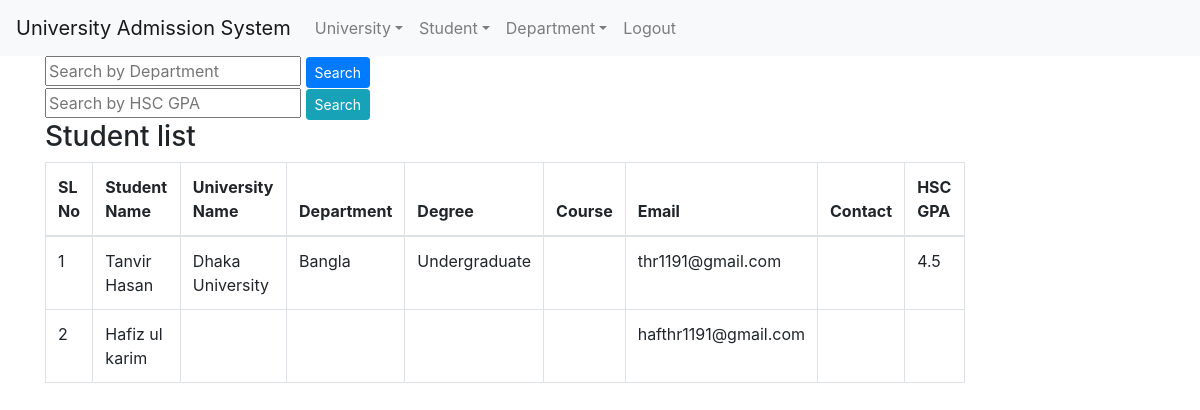
Screenshot of /admin/Student_list.php (signed in) with the database file from the repository.
### tables this page shows
CREATE TABLE `student` (
  `id` int(11) NOT NULL,
  `username` varchar(50) NOT NULL,
  `password` varchar(255) NOT NULL,
  `student_name` varchar(255) NOT NULL,
  `email` varchar(255) DEFAULT NULL,
  `degree` varchar(255) DEFAULT NULL,
  `course` varchar(255) DEFAULT NULL,
  `student_address` varchar(255) DEFAULT NULL,
  `student_contact` varchar(255) NOT NULL,
  `status` int(5) NOT NULL DEFAULT '1',
  `uni_id` int(5) NOT NULL,
  `created_at` datetime DEFAULT CURRENT_TIMESTAMP,
  `department_name` varchar(255) NOT NULL,
  `created_on` timestamp NOT NULL DEFAULT CURRENT_TIMESTAMP ON UPDATE CURRENT_TIMESTAMP,
  `user_type` varchar(10) NOT NULL,
  `hsc_grade` varchar(10) NOT NULL,
  `student_type` varchar(255) NOT NULL,
  `hsc_group` varchar(255) NOT NULL
);

CREATE TABLE `university` (
  `uni_id` int(11) NOT NULL,
  `username` varchar(50) NOT NULL,
  `password` varchar(255) NOT NULL,
  `created_at` datetime DEFAULT CURRENT_TIMESTAMP,
  `uni_name` varchar(255) NOT NULL,
  `uni_address` text NOT NULL,
  `uni_phone` varchar(255) NOT NULL,
  `user_type` varchar(5) NOT NULL
);

### admin/Student_list.php (the view, shortened to what this page needs)
<?php
include 'admin_header.php';
$sql = "SELECT * FROM university RIGHT JOIN student ON student.uni_id = university.uni_id";
if($result = mysqli_query($link, $sql)){
    if(mysqli_num_rows($result) > 0){
?>
<div class="container">
    <form method="POST" action="../search/search-by-department.php">
      <input type="text" name="q" placeholder="Search by Department">
      <input type="submit" class="btn btn-primary btn-sm" name="search" value="Search">
    </form>
    <form method="POST" action="../search/search-by-gpa.php">
      <input type="text" name="q" placeholder="Search by HSC GPA">
      <input type="submit" class="btn btn-info btn-sm" name="search" value="Search">
    </form>
    <div class="row">
      <div class="col-md-10">
        <h3>Student list</h3>
<table class="table table-bordered">
  <thead>
    <th scope="col">SL No</th>
    <th scope="col">Student Name</th>
    <th scope="col"> University Name</th>
    <th scope="col"> Department</th>
    <th scope="col"> Degree</th>
    <th scope="col"> Course</th>
    <th scope="col"> Email</th>
    <th scope="col"> Contact</th>
    <th scope="col"> HSC GPA</th>
  </thead>
  <tbody>
               <?php
                $count=0;
              while($row = mysqli_fetch_array($result)){
          ?>
      <tr>
        <td><?php echo ++$count;?></td>
        <td><?php echo $row['student_name'];?></td>
         <td><?php echo $row['uni_name'];?></td>
        <td><?php echo $row['department_name'];?></td>
        <td><?php echo $row['degree'];?></td>
        <td><?php echo $row['course'];?></td>
         <td><?php echo $row['email'];?></td>
         <td><?php echo $row['student_contact'];?></td>
          <td><?php echo $row['hsc_grade'];?></td>
      </tr>
<?php
}
         ?>
  </tbody>
</table>
   <?php
    } else{
        echo "No records matching your query were found.";
    }
} else{
    echo "ERROR: Could not able to execute $sql. " . mysqli_error($link);
}
?>
        </div>
</div>
</div>
</body>
</html>

### rows the page displays
student: student_name "Tanvir Hasan", uni.uni_name "Dhaka University", department_name "Bangla", degree "Undergraduate", email "thr1191@gmail.com", hsc_grade "4.5"
student: student_name "Hafiz ul karim", email "hafthr1191@gmail.com"

### other values shown
$site_name "University Admission System"
